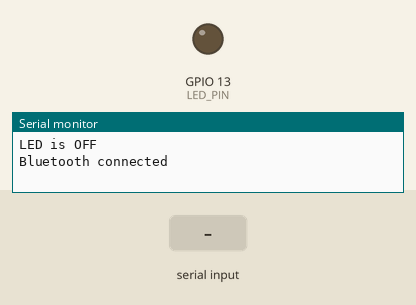
This sketch was run on a simulated ESP32. Shown: output pins drawn as LEDs (lit = HIGH), the last lines printed to the serial monitor. The test bench sets the inputs (shaded band). EEPROM starts erased; nothing arrives over Bluetooth unless stated.

Above: at 1.2 s.
1.3 s: "OFF\n" received over the second serial link
At 2.5 s:
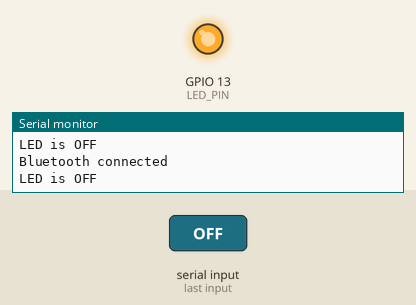
2.8 s: "ON\n" received over the second serial link
At 3.9 s:
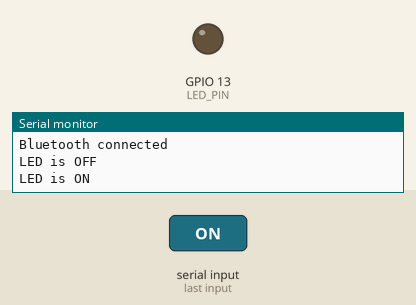
Timing chart, 0 to 5.8 s (numbered marks = the images above; inputs shaded):
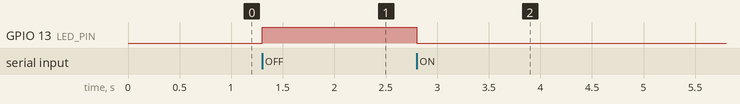

The sketch:

esp32-preferences-bluetoothSerial.ino
```cpp
#include <Preferences.h>
#include <BluetoothSerial.h>

const int LED_PIN = 13;
const char* PREF_NAMESPACE = "led_state";
const char* PREF_KEY = "state";

Preferences preferences;
BluetoothSerial SerialBT;

bool currentState = false;

void setup() {
  Serial.begin(115200);
  pinMode(LED_PIN, OUTPUT);

  preferences.begin(PREF_NAMESPACE, false);
  currentState = preferences.getBool(PREF_KEY, false);
  digitalWrite(LED_PIN, currentState ? HIGH : LOW);
  Serial.println(currentState ? "LED is ON" : "LED is OFF");

  SerialBT.begin("ESP32_LED_Control"); // Set the Bluetooth device name

  // Check if there is an existing connection
  if (SerialBT.connected()) {
    Serial.println("Bluetooth connected");
  }
}

void loop() {
  // Check for Bluetooth commands
  if (SerialBT.available()) {
    String command = SerialBT.readStringUntil('\n');
    command.trim();

    if (command == "ON") {
      currentState = true;
      digitalWrite(LED_PIN, LOW);
      preferences.putBool(PREF_KEY, currentState);
      preferences.end();
      Serial.println("LED is ON");
    } else if (command == "OFF") {
      currentState = false;
      digitalWrite(LED_PIN, HIGH);
      preferences.putBool(PREF_KEY, currentState);
      preferences.end();
      Serial.println("LED is OFF");
    }
  }
}
```

Measured:
- after the input at 1.3 s, GPIO 13 (LED_PIN): LOW → HIGH at once
- after the input at 2.8 s, GPIO 13 (LED_PIN): HIGH → LOW at once
